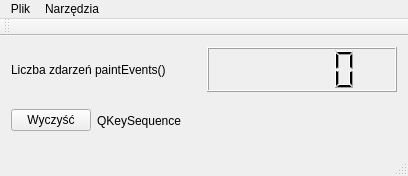
<?xml version="1.0" encoding="UTF-8"?>
<ui version="4.0">
 <class>KeySequenceLabel</class>
 <widget class="QMainWindow" name="KeySequenceLabel">
  <property name="geometry">
   <rect>
    <x>0</x>
    <y>0</y>
    <width>406</width>
    <height>176</height>
   </rect>
  </property>
  <property name="windowTitle">
   <string>Event Loop Demo</string>
  </property>
  <widget class="QWidget" name="centralWidget">
   <layout class="QVBoxLayout" name="verticalLayout">
    <item>
     <layout class="QHBoxLayout" name="horizontalLayout_2">
      <item>
       <widget class="QLabel" name="label">
        <property name="text">
         <string>Liczba zdarzeń paintEvents()</string>
        </property>
       </widget>
      </item>
      <item>
       <widget class="QLCDNumber" name="m_lcdNumber"/>
      </item>
     </layout>
    </item>
    <item>
     <layout class="QHBoxLayout" name="horizontalLayout">
      <item>
       <widget class="QPushButton" name="m_clearButton">
        <property name="text">
         <string>Wyczyść</string>
        </property>
       </widget>
      </item>
      <item>
       <widget class="QLabel" name="m_label">
        <property name="sizePolicy">
         <sizepolicy hsizetype="MinimumExpanding" vsizetype="Preferred">
          <horstretch>2</horstretch>
          <verstretch>0</verstretch>
         </sizepolicy>
        </property>
        <property name="minimumSize">
         <size>
          <width>300</width>
          <height>0</height>
         </size>
        </property>
        <property name="text">
         <string>QKeySequence</string>
        </property>
       </widget>
      </item>
     </layout>
    </item>
   </layout>
  </widget>
  <widget class="QToolBar" name="mainToolBar">
   <attribute name="toolBarArea">
    <enum>TopToolBarArea</enum>
   </attribute>
   <attribute name="toolBarBreak">
    <bool>false</bool>
   </attribute>
  </widget>
  <widget class="QStatusBar" name="m_statusBar"/>
  <widget class="QMenuBar" name="menuBar">
   <property name="geometry">
    <rect>
     <x>0</x>
     <y>0</y>
     <width>406</width>
     <height>25</height>
    </rect>
   </property>
   <widget class="QMenu" name="menuFile">
    <property name="title">
     <string>Plik</string>
    </property>
    <addaction name="actionQuit"/>
   </widget>
   <widget class="QMenu" name="menuTools">
    <property name="title">
     <string>Narzędzia</string>
    </property>
    <addaction name="actionShow_ObjectBrowser"/>
   </widget>
   <addaction name="menuFile"/>
   <addaction name="menuTools"/>
  </widget>
  <action name="actionQuit">
   <property name="text">
    <string>Wyjście</string>
   </property>
   <property name="shortcut">
    <string>Ctrl+Q</string>
   </property>
  </action>
  <action name="actionShow_ObjectBrowser">
   <property name="checkable">
    <bool>true</bool>
   </property>
   <property name="text">
    <string>Pokaż przeglądarkę obiektów</string>
   </property>
  </action>
 </widget>
 <layoutdefault spacing="6" margin="11"/>
 <resources/>
 <connections/>
</ui>
